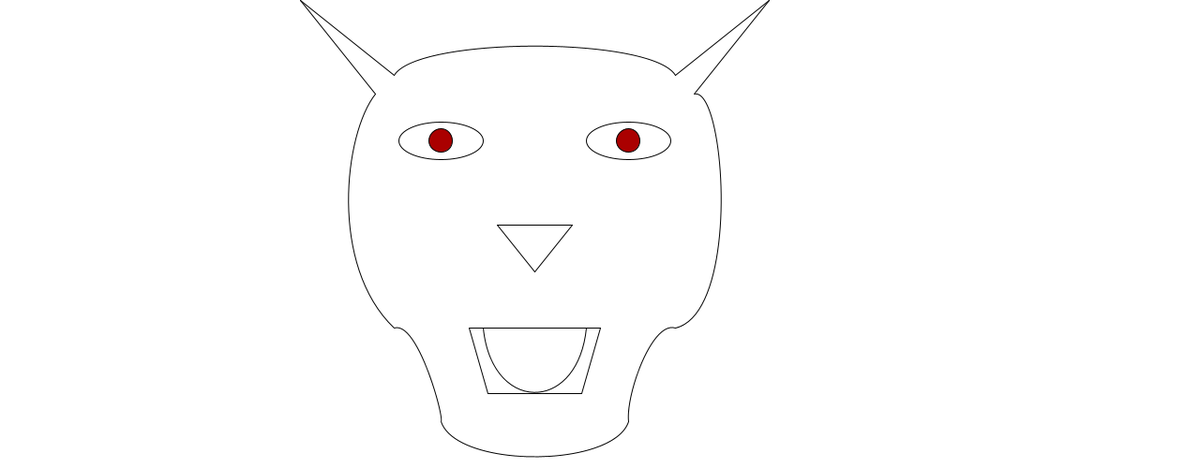
Frame 1 (no input)
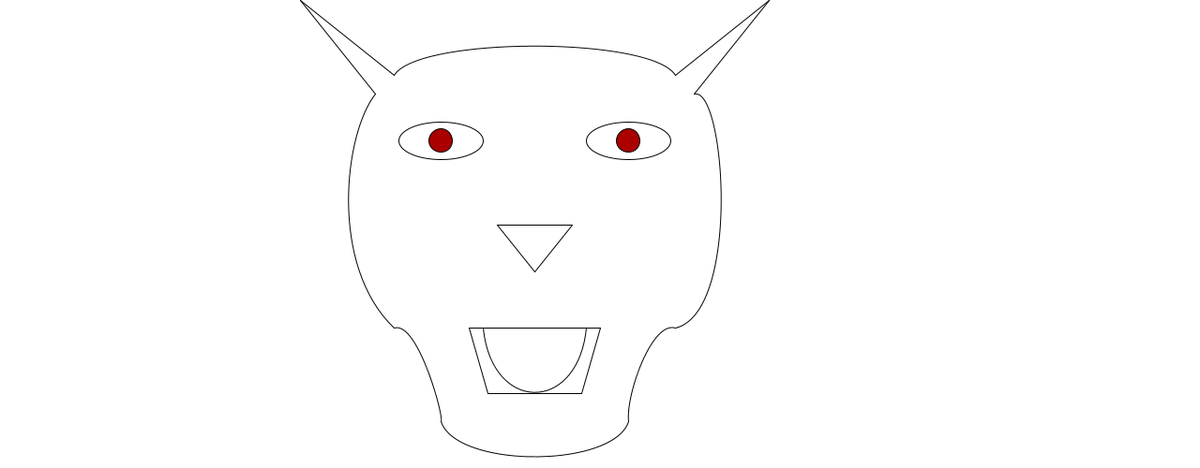
Frame 60 (the mouse pressed at the canvas centre just before this capture)
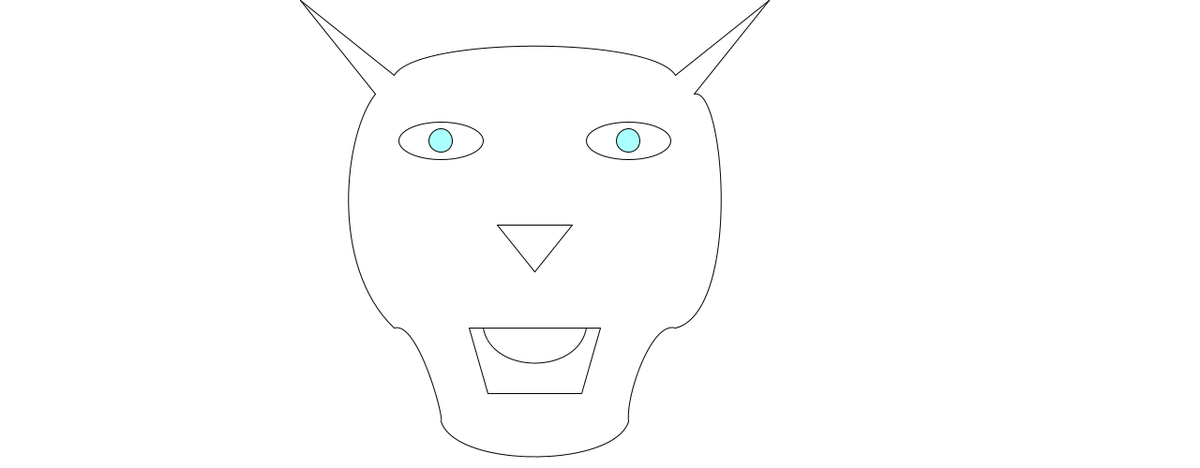
Frame 120 (the mouse held since frame 60 and released just before this capture)

The Processing sketch that drew these frames (run headless with seeded random() and noise(); from frame 60 on, the mouse is pressed at the canvas centre):

// Processing sketch: project1_jaguar
// ── project1_jaguar.pde
void setup() {
  size(1280, 500);
  smooth();
}

void draw() {
    background(255);

  ellipseMode(CENTER);
  rectMode(CENTER);
//+320
  //ears
  line(0+320, 0, 80+320, 100);
  line(0+320, 0, 100+320, 80);
  line(500+320, 0, 400+320, 80);
  line(500+320, 0, 420+320, 100);

  //body
  curve(250+320, 330, 100+320, 80, 400+320, 80, 250+320, 330);

  //curvy face
  curve(300+320, 100, 80+320, 100, 100+320, 350, 500+320, 500);
  curve(200+320, 400, 420+320, 100, 400+320, 350, 0+320, 200);

  curve(0+320, 500, 100+320, 350, 150+320, 450, 80+320, 380);
  curve(500+320, 500, 400+320, 350, 350+320, 450, 420+320, 520);

  curve(250+320, 150, 150+320, 450, 350+320, 450, 250+320, 150);
  //eyes
  ellipse(150+320, 150, 90, 40);

  ellipse(350+320, 150, 90, 40);
  fill(170,mouseX,mouseX);
  ellipse(350+320, 150, 25, 25);
  ellipse(150+320, 150, 25, 25);

  //nose
  line(210+320, 240, 290+320, 240);
  line(210+320, 240, 250+320, 290);
  line(290+320, 240, 250+320, 290);

  //mouth
  line(180+320, 350, 320+320, 350);
  line(200+320, 420, 300+320, 420);
  line(180+320, 350, 200+320, 420);
  line(320+320, 350, 300+320, 420);

  //tongue
  noFill();
  curve(250+320, mouseY-200, 195+320, 350, 305+320, 350, 250+320, mouseY-200);
}
